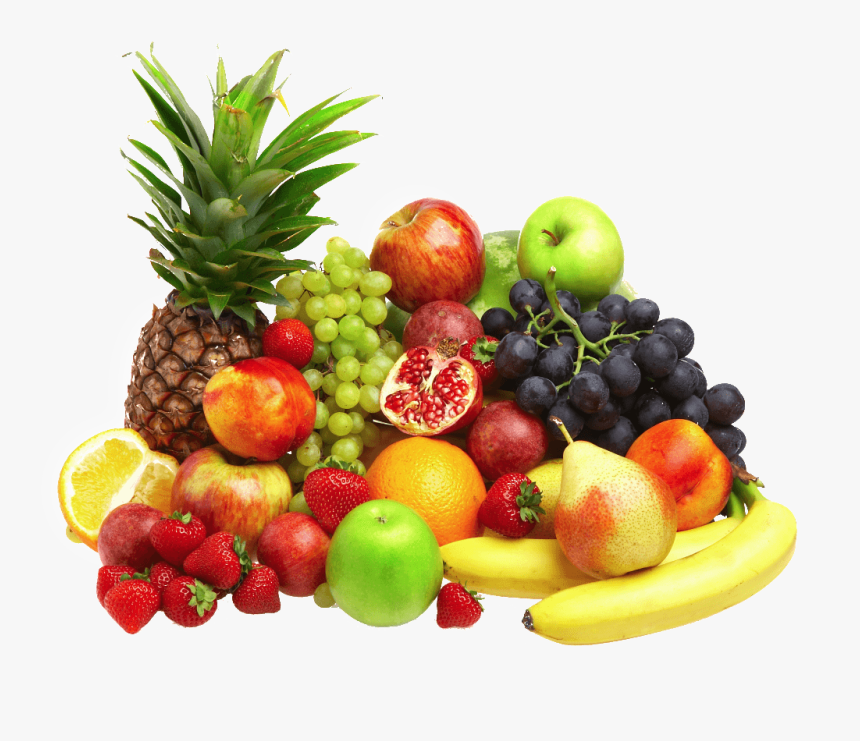
%> input picture fruits.png, 860 x 741 px
$ octave 'Exercise 1.m'   (GNU Octave 9; MATLAB toolbox functions it lacks are replaced by stand-ins)
%> lines starting %> are read from the running program, lines starting %| are printed output that depends on the picture
clc;
clear;
close;

pkg load image;

f = imread('C:\Users\johnj\OneDrive\Documents\JOSHUA\4TH Year - 1ST SEM\CPEN 111\fruits.png');
%> f is the input picture: size 741x860x3 uint8; mean R, G, B 212, 195.8, 166.9
imshow(f);
imwrite(f,'fruits.png');

g = imresize(imresize(f,1/4),4);
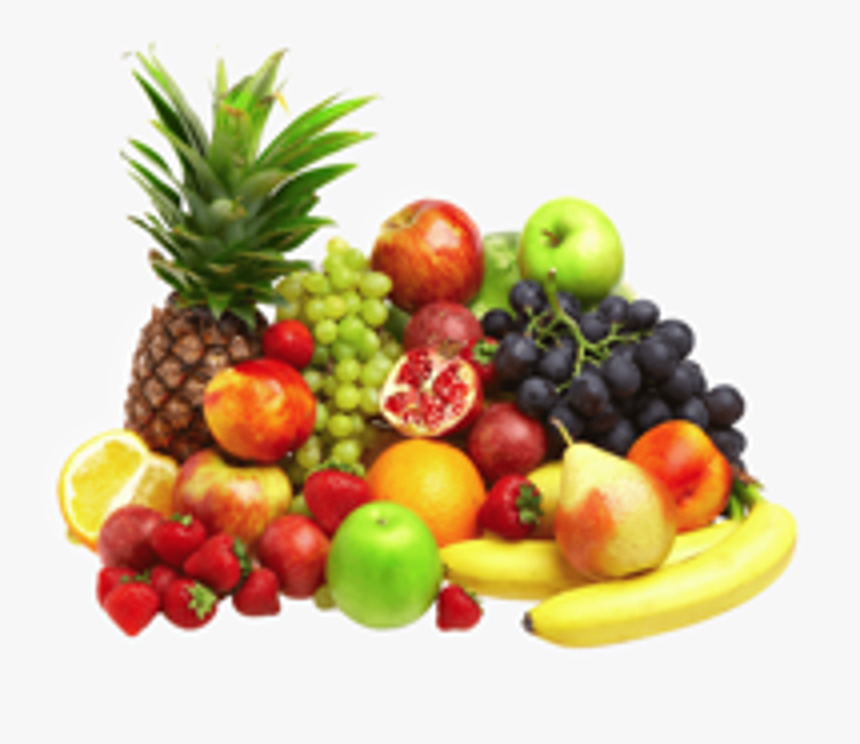
%> g: size 744x860x3 uint8; mean R, G, B 212, 195.7, 166.9
imshow(g);
imwrite(g,'fruits2.png');

h = rgb2hsv(f);
%> h: size 741x860x3 double; mean H, S, V 0.0914, 0.279, 0.844
imshow(h);
imwrite(h,'fruits3.png');
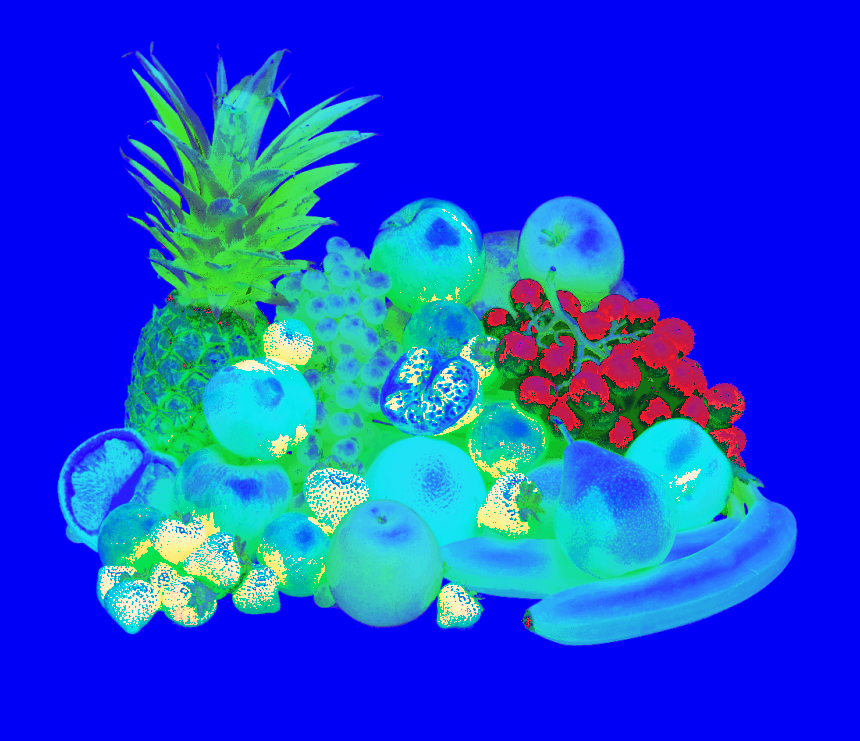
%> saved as fruits3.png: size 741x860x3 uint8; mean R, G, B 23.3, 71.1, 215.3


image1 = imread('fruits.png');
subplot(231);
imshow(image1);
title('Original Image');


image2 = imresize(imresize(image1,1/4),4);
subplot(232);
imshow(image2);
title('64x64 resolution');


image3 = imresize(imresize(image1,1/8),8);
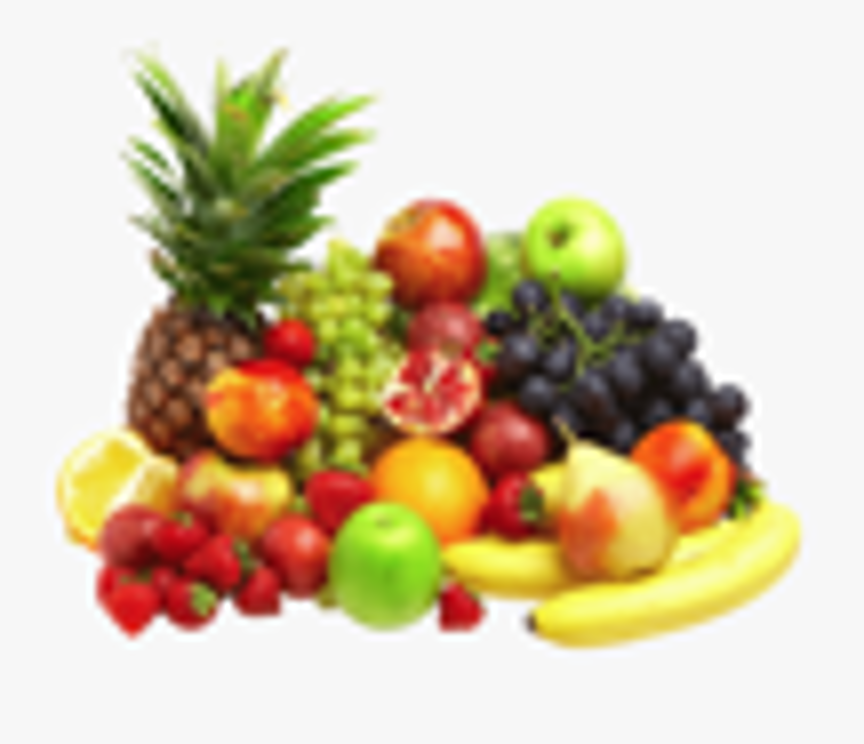
%> image3: size 744x864x3 uint8; mean R, G, B 212, 195.7, 166.9
subplot(233);
imshow(image3);
title('32x32 resolution');


image4 = imresize(imresize(image1,1/16),16);
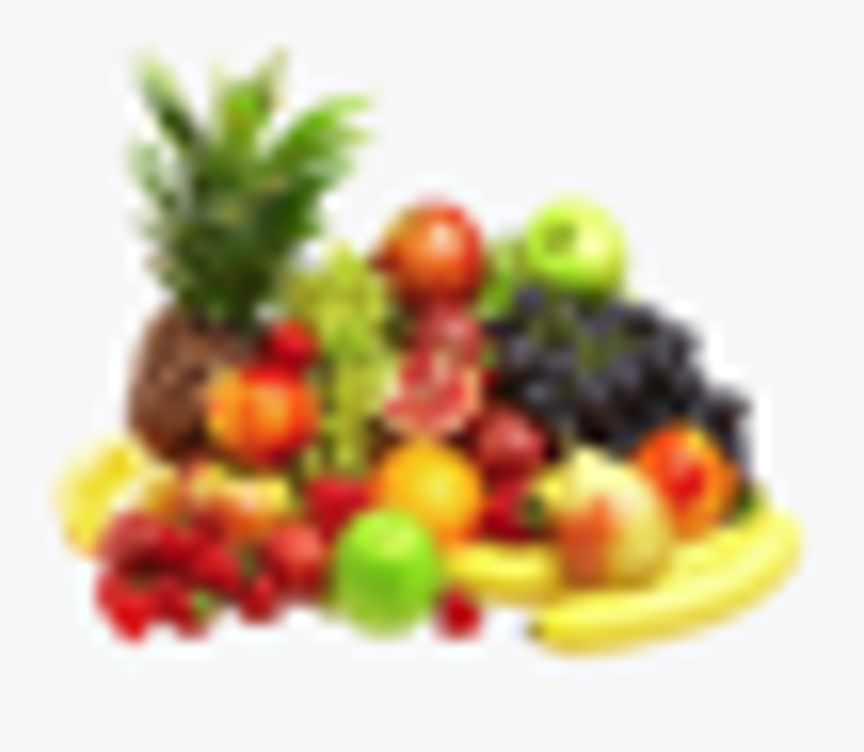
%> image4: size 752x864x3 uint8; mean R, G, B 212, 195.7, 166.9
subplot(234);
imshow(image4);
title('16x16 resolution');


image5 = imresize(imresize(image1,1/32),32);
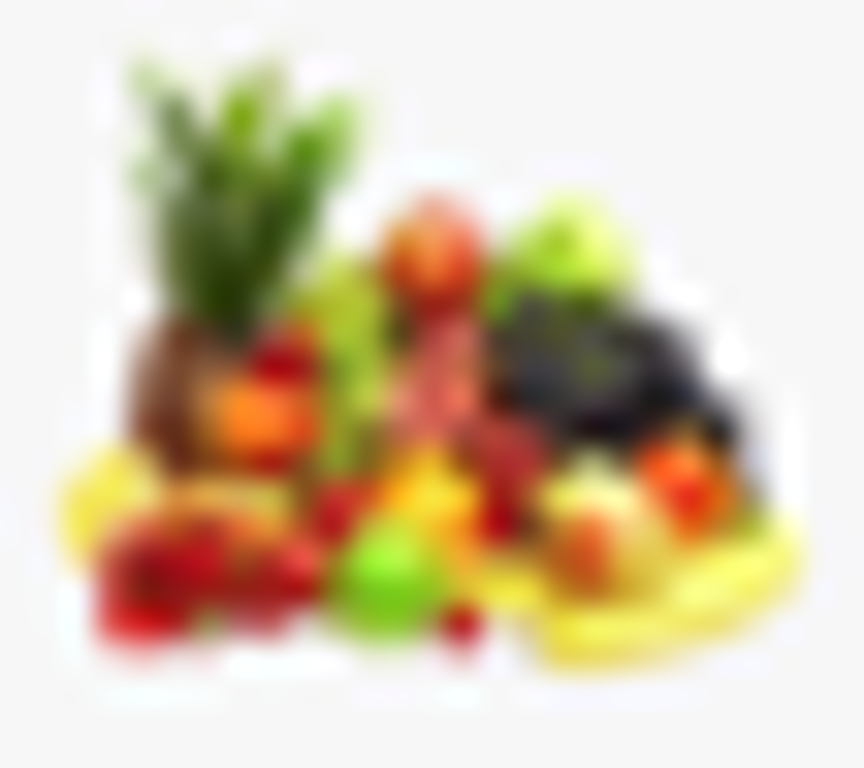
%> image5: size 768x864x3 uint8; mean R, G, B 211.9, 195.7, 166.9
subplot(235);
imshow(image5);
title('8x8 resolution');
